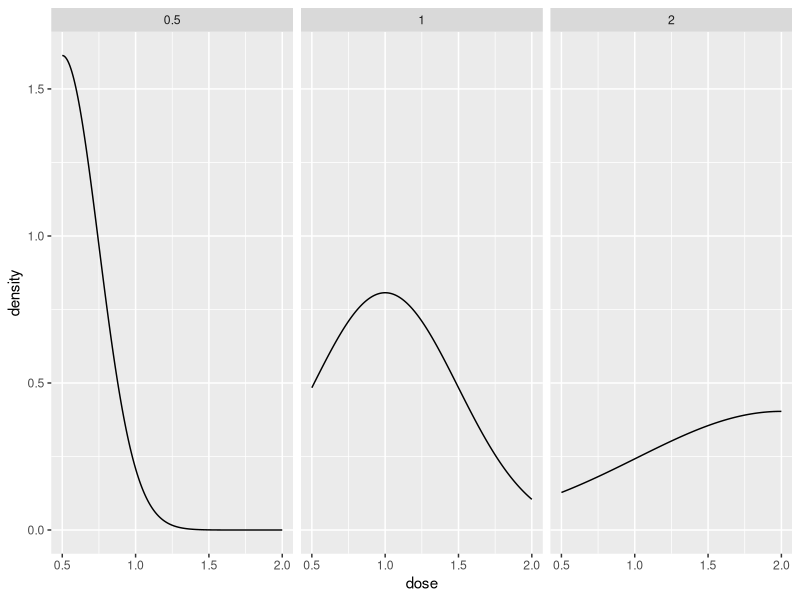
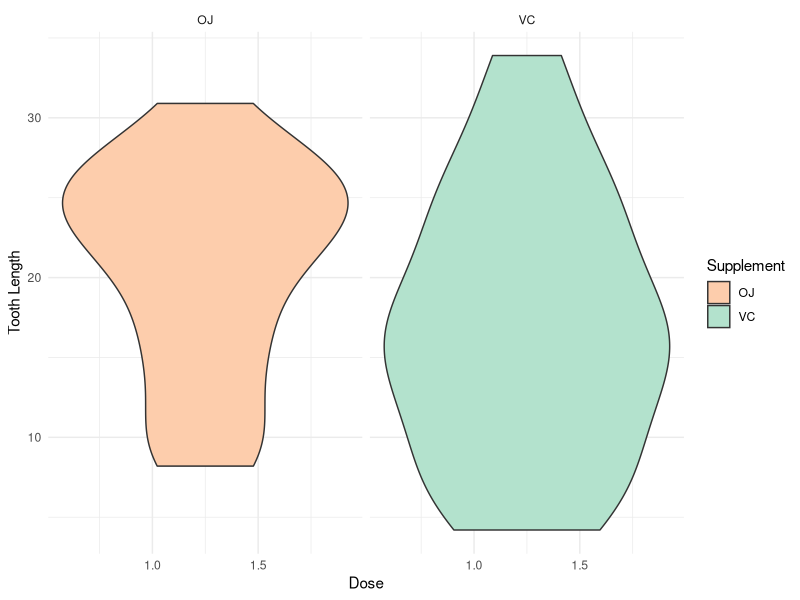
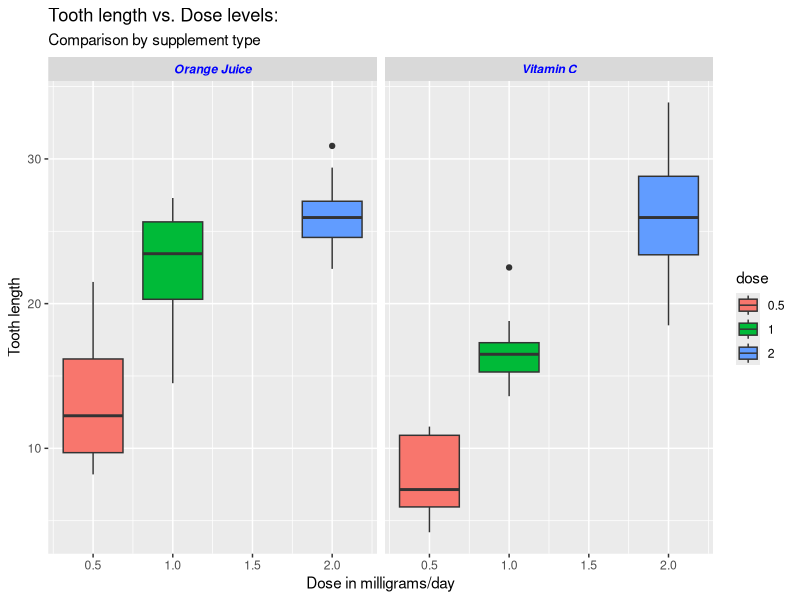
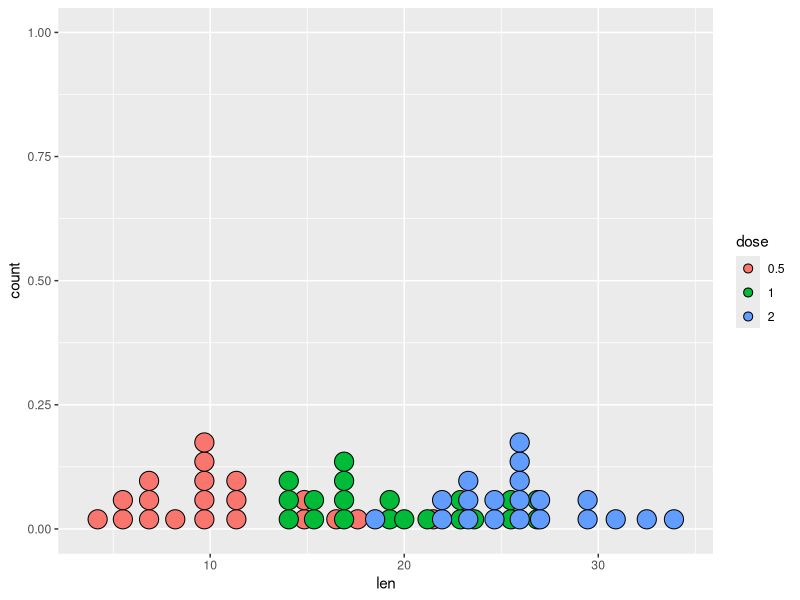
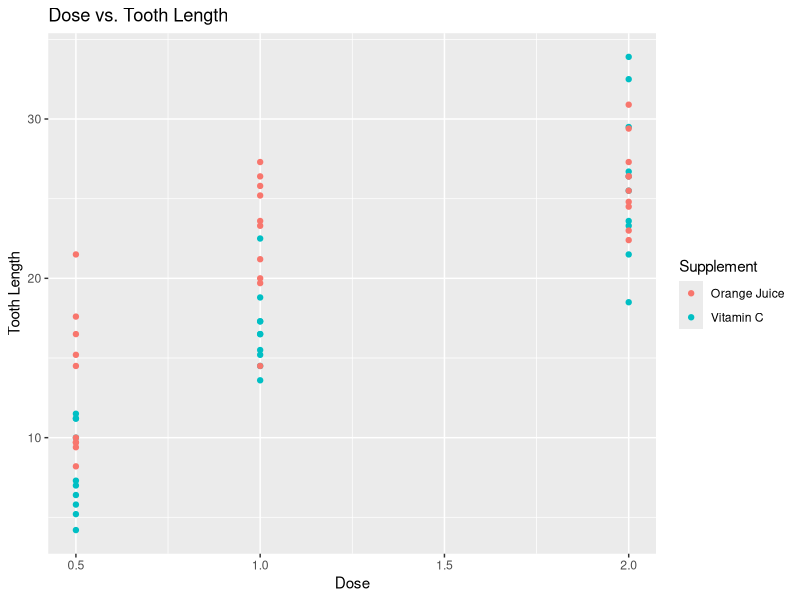

Reproduce these figures in R, in order.
library(ggplot2)

View(ToothGrowth)

summary(ToothGrowth)

# 1
ggplot(
    data = ToothGrowth,
    aes(
        x = `dose`
    )
) + geom_density(

) + facet_grid(
    ~`dose`
)

# 2
ggplot(
    data = ToothGrowth,
    aes(
        y = `len`,
        x = `dose`,
        fill = `supp`
    )
) + geom_violin(

) + facet_grid(
    ~`supp`
) + scale_fill_brewer(
    palette = "Pastel2",
    direction = -1
) + labs(
    x = "Dose",
    y = "Tooth Length",
    fill = "Supplement"
) + theme_minimal()


supp.labs = c("Orange Juice", "Vitamin C")
names(supp.labs) = c("OJ", "VC")
# 3
ggplot(
    data = ToothGrowth,
    aes(
        group = `dose`,
        x = `dose`,
        y = `len`,
        fill = factor(`dose`)
    )
) + geom_boxplot(

) + facet_grid(
    ~`supp`,
    labeller = labeller(supp = supp.labs)
) + theme(
    strip.text.x = element_text(
        color = "blue", face = "bold.italic"
    ),

) + labs(
    x = "Dose in milligrams/day",
    y = "Tooth length",
    title = "Tooth length vs. Dose levels:",
    subtitle = "Comparison by supplement type",
    fill = "dose",
)

# 4
ggplot(
    data = ToothGrowth,
    aes(
        x = `len`,
        fill = factor(`dose`)
    )

) + geom_dotplot(

) + labs(
    fill = "dose"
)

# 5
ggplot(
    data = ToothGrowth,
    aes(
        x = `dose`,
        y = `len`,
        color = `supp`
    )
) + geom_point(

) + scale_color_brewer(
    palette = "Accent"
) + labs(
    title = "Dose vs. Tooth Length",
    x = "Dose",
    y = "Tooth Length",
    color = "Supplement",
) + scale_color_discrete(
    labels = c("Orange Juice", "Vitamin C")
)
